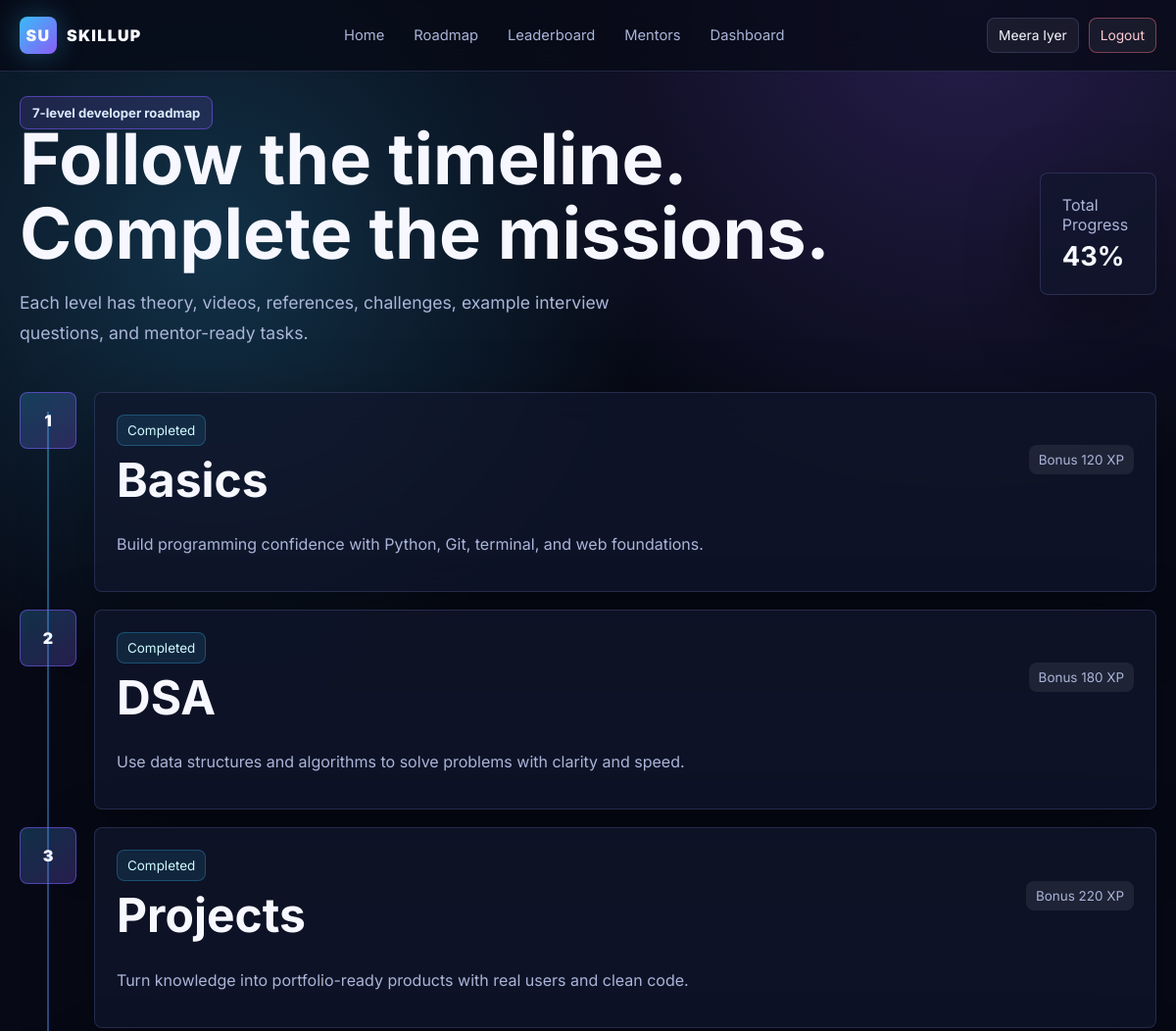
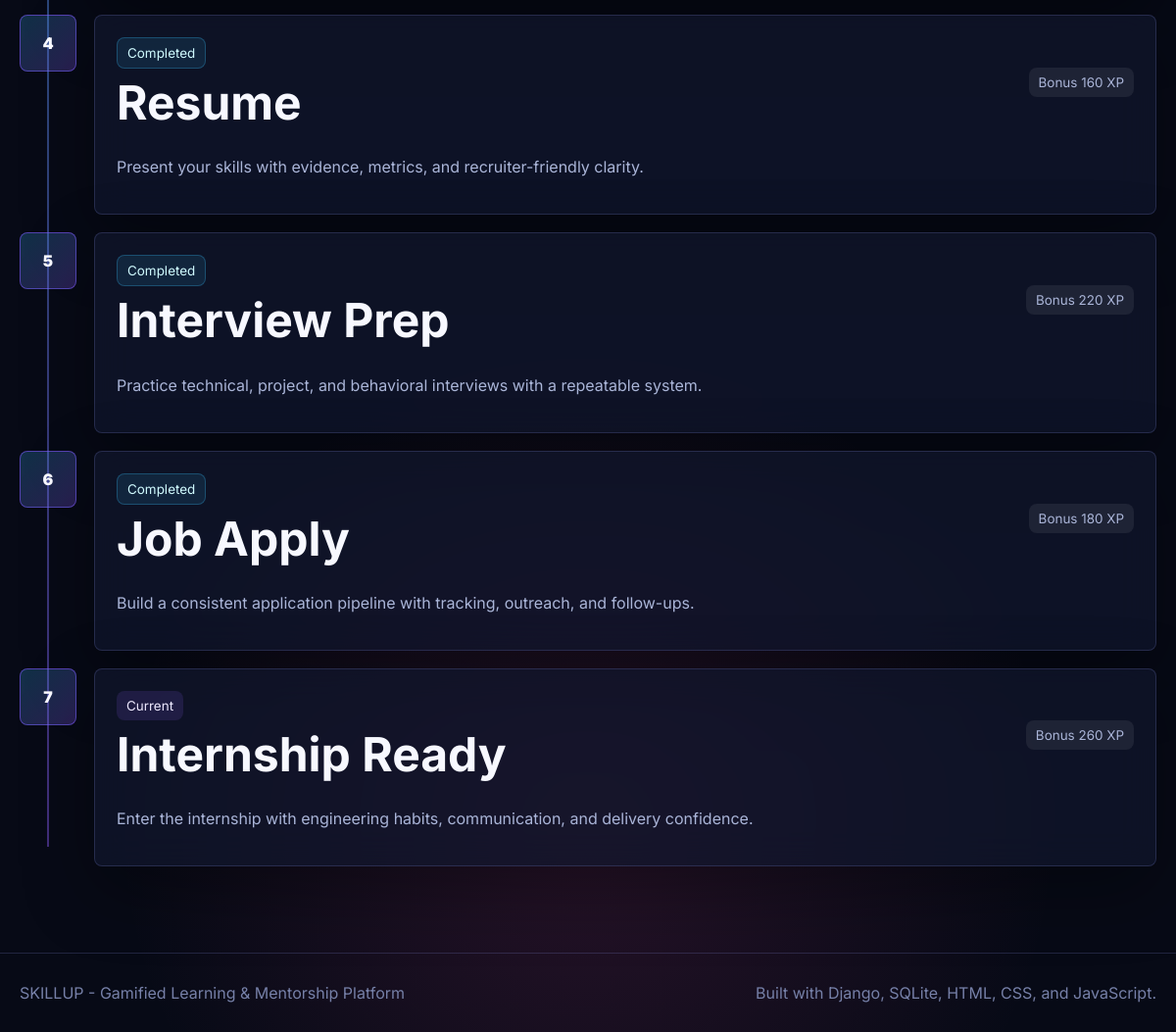
The page /roadmap/ (signed in) on the database its author committed (2 pictures, top to bottom).
### learning/models.py (models this page shows, shortened)
class Level(models.Model):
    number = models.PositiveSmallIntegerField(unique=True)
    title = models.CharField(max_length=80)
    tagline = models.CharField(max_length=180)
    xp_reward = models.PositiveIntegerField(default=250)
    theory = models.TextField()
    mini_project = models.TextField()
    example_questions = models.TextField()
    class Meta:
        ordering = ['number']

### learning/views.py (the view)
# urls.py: path('roadmap/', views.roadmap, name='roadmap'),
@login_required
def roadmap(request):
    snapshot = progress_snapshot(request.user)
    completed_levels = set(UserLevelProgress.objects.filter(user=request.user, completed=True).values_list('level_id', flat=True))
    return render(request, 'learning/roadmap.html', {**snapshot, 'completed_levels': completed_levels})

### learning/models.py (called while the page is built, shortened)
    def refresh_level(self):
        completed = UserLevelProgress.objects.filter(user=self.user, completed=True).count()
        self.current_level = min(completed + 1, 7)
        self.save(update_fields=['current_level'])

    def touch_streak(self):
        today = timezone.localdate()
        if self.last_active == today:
            return

### learning/views.py (called while the page is built)
def ensure_profile(user):
    profile, _ = Profile.objects.get_or_create(
        user=user,
        defaults={'avatar': ''.join(part[:1] for part in (user.first_name or user.username).split())[:2].upper() or 'SU'},
    )
    profile.touch_streak()
    return profile

def progress_snapshot(user):
    levels = Level.objects.prefetch_related('tasks').all()
    total_tasks = sum(level.tasks.count() for level in levels) or 1
    completed_tasks = TaskCompletion.objects.filter(user=user).count()
    profile = ensure_profile(user)
    profile.refresh_level()
    percent = round((completed_tasks / total_tasks) * 100)
    current = Level.objects.filter(number=profile.current_level).first() or levels.last()
    return {
        'levels': levels,
        'total_tasks': total_tasks,
        'completed_tasks': completed_tasks,
        'progress_percent': percent,
        'profile': profile,
        'current_level': current,
    }

### templates/learning/roadmap.html (shortened to what this page needs)
{% extends 'base.html' %}
{% block content %}
<main class="page">
  <div class="container stack" style="gap:26px">
    <section class="split">
      <div>
        <span class="eyebrow">7-level developer roadmap</span>
        <h1>Follow the timeline. Complete the missions.</h1>
        <p class="lead">Each level has theory, videos, references, challenges, example interview questions, and mentor-ready tasks.</p>
      </div>
      <div class="glass card stat"><span class="muted">Total Progress</span><b>{{ progress_percent }}%</b></div>
    </section>
    <section class="timeline">
      {% for level in levels %}
        <article class="level-row {% if level.number > profile.current_level|add:'1' %}locked{% endif %}">
          <div class="level-node">{{ level.number }}</div>
          <a class="glass card stack" href="{% url 'level_detail' level.number %}">
            <div class="split">
              <div>
                <span class="pill {% if level.id in completed_levels %}badge{% else %}badge-violet{% endif %}">
                  {% if level.id in completed_levels %}Completed{% elif level.number == profile.current_level %}Current{% else %}Upcoming{% endif %}
                </span>
                <h2 style="margin-top:10px">{{ level.title }}</h2>
              </div>
              <span class="pill">Bonus {{ level.xp_reward }} XP</span>
            </div>
            <p class="muted">{{ level.tagline }}</p>
          </a>
        </article>
      {% endfor %}
    </section>
  </div>
</main>
{% endblock %}

### templates/base.html (shortened to what this page needs)
{% load static %}
<!doctype html>
<html lang="en">
<head>
  <link rel="stylesheet" href="{% static 'skillup/css/app.css' %}">
</head>
<body>
  <nav class="navbar">
    <div class="container nav-inner">
      <a class="brand" href="{% url 'home' %}">
        <span class="brand-mark">SU</span>
        <span>SKILLUP</span>
      </a>
      <div class="nav-links">
        <a href="{% url 'home' %}">Home</a>
        <a href="{% url 'roadmap' %}">Roadmap</a>
        <a href="{% url 'leaderboard' %}">Leaderboard</a>
        <a href="{% url 'mentors' %}">Mentors</a>
        {% if user.is_authenticated %}<a href="{% url 'dashboard' %}">Dashboard</a>{% endif %}
      </div>
      <div class="nav-actions">
        {% if user.is_authenticated %}
          <a class="btn btn-sm" href="{% url 'profile' %}">{{ user.first_name|default:user.username }}</a>
          <form method="post" action="{% url 'logout' %}">{% csrf_token %}<button class="btn btn-sm btn-danger">Logout</button></form>
        {% else %}
          <a class="btn btn-sm" href="{% url 'login' %}">Login</a>
          <a class="btn btn-sm btn-primary" href="{% url 'signup' %}">Join Free</a>
        {% endif %}
      </div>
    </div>
  </nav>
  {% block content %}{% endblock %}
  <footer>
    <div class="container split">
      <span>SKILLUP - Gamified Learning & Mentorship Platform</span>
      <span>Built with Django, SQLite, HTML, CSS, and JavaScript.</span>
    </div>
  </footer>
</body>
</html>

### static/skillup/css/app.css (style rules this page uses)
:root { --bg: #070a16; --panel: rgba(17, 23, 45, 0.72); --panel-strong: rgba(23, 30, 58, 0.92); --line: rgba(148, 163, 255, 0.18); --line-hot: rgba(124, 92, 255, 0.55); --text: #f7f8ff; --muted: #aab5d8; --soft: #7680a8; --blue: #38bdf8; --violet: #8b5cf6; --pink: #ec4899; --green: #34d399; --yellow: #facc15; --danger: #fb7185; --shadow: 0 24px 70px rgba(0, 0, 0, 0.35); --radius: 8px; }
* { box-sizing: border-box; }
html { scroll-behavior: smooth; }
body { margin: 0; min-height: 100vh; font-family: Inter, system-ui, sans-serif; color: var(--text); background: radial-gradient(circle at 18% 12%, rgba(56, 189, 248, 0.22), transparent 28rem), radial-gradient(circle at 82% 0%, rgba(139, 92, 246, 0.24), transparent 32rem), radial-gradient(circle at 50% 90%, rgba(236, 72, 153, 0.14), transparent 30rem), var(--bg); }
a { color: inherit; text-decoration: none; }
button, input, textarea, select { font: inherit; }
.container { width: min(1160px, calc(100% - 32px)); margin: 0 auto; }
.stack { display: grid; gap: 14px; }
.split { display: flex; justify-content: space-between; gap: 16px; align-items: center; }
.muted { color: var(--muted); }
.page { padding: 104px 0 48px; }
.navbar { position: fixed; inset: 0 0 auto; z-index: 50; border-bottom: 1px solid var(--line); background: rgba(7, 10, 22, 0.76); backdrop-filter: blur(18px); }
.nav-inner { height: 72px; display: flex; align-items: center; justify-content: space-between; gap: 20px; }
.brand { display: flex; align-items: center; gap: 10px; font-weight: 900; letter-spacing: 0.08em; }
.brand-mark { width: 38px; height: 38px; display: grid; place-items: center; border-radius: var(--radius); background: linear-gradient(135deg, var(--blue), var(--violet)); box-shadow: 0 0 28px rgba(56, 189, 248, 0.32); }
.nav-links { display: flex; gap: 6px; align-items: center; }
.nav-links a { padding: 10px 12px; border-radius: var(--radius); color: var(--muted); font-size: 0.92rem; transition: 0.2s ease; }
.nav-actions { display: flex; gap: 10px; align-items: center; }
.btn { border: 1px solid var(--line); color: var(--text); background: rgba(255, 255, 255, 0.06); border-radius: var(--radius); padding: 11px 15px; display: inline-flex; align-items: center; justify-content: center; gap: 8px; cursor: pointer; min-height: 42px; transition: transform 0.2s ease, border 0.2s ease, background 0.2s ease; }
.btn-danger { border-color: rgba(251, 113, 133, 0.45); color: #fecdd3; }
.btn-sm { min-height: 36px; padding: 8px 11px; font-size: 0.86rem; }
.eyebrow { width: fit-content; padding: 8px 12px; border: 1px solid var(--line-hot); border-radius: var(--radius); background: rgba(139, 92, 246, 0.14); color: #dbeafe; font-weight: 700; font-size: 0.82rem; }
h1, h2, h3 { margin: 0; line-height: 1.05; letter-spacing: 0; }
h1 { font-size: clamp(2.8rem, 6vw, 5.8rem); }
h2 { font-size: clamp(2rem, 4vw, 3.2rem); }
.lead { color: var(--muted); font-size: 1.1rem; line-height: 1.8; max-width: 680px; }
.glass { border: 1px solid var(--line); background: var(--panel); backdrop-filter: blur(18px); border-radius: var(--radius); box-shadow: var(--shadow); }
.card { padding: 22px; transition: transform 0.2s ease, border 0.2s ease; }
.stat { display: grid; gap: 6px; }
.stat b { font-size: 1.7rem; }
.pill { display: inline-flex; align-items: center; width: fit-content; gap: 7px; padding: 7px 10px; border-radius: var(--radius); background: rgba(255, 255, 255, 0.07); color: var(--muted); font-size: 0.84rem; }
.badge { color: #cffafe; border: 1px solid rgba(56, 189, 248, 0.28); background: rgba(56, 189, 248, 0.11); }
.badge-violet { color: #ede9fe; border-color: rgba(139, 92, 246, 0.34); background: rgba(139, 92, 246, 0.14); }
.timeline { position: relative; display: grid; gap: 18px; }
.timeline::before { content: ""; position: absolute; left: 28px; top: 20px; bottom: 20px; width: 2px; background: linear-gradient(var(--blue), var(--violet)); opacity: 0.45; }
.level-row { position: relative; display: grid; grid-template-columns: 58px 1fr; gap: 18px; align-items: stretch; }
.level-node { width: 58px; height: 58px; display: grid; place-items: center; border-radius: var(--radius); background: linear-gradient(135deg, rgba(56, 189, 248, 0.22), rgba(139, 92, 246, 0.26)); border: 1px solid var(--line-hot); z-index: 2; font-weight: 900; }
footer { padding: 30px 0; color: var(--soft); border-top: 1px solid var(--line); margin-top: 40px; }

### rows shown on the page
Level: number "1", shows "Completed", title "Basics", xp_reward "120", tagline "Build programming confidence with Python, Git, terminal, and web foundations."
Level: number "2", shows "Completed", title "DSA", xp_reward "180", tagline "Use data structures and algorithms to solve problems with clarity and speed."
Level: number "3", shows "Completed", title "Projects", xp_reward "220", tagline "Turn knowledge into portfolio-ready products with real users and clean code."
Level: number "4", shows "Completed", title "Resume", xp_reward "160", tagline "Present your skills with evidence, metrics, and recruiter-friendly clarity."
Level: number "5", shows "Completed", title "Interview Prep", xp_reward "220", tagline "Practice technical, project, and behavioral interviews with a repeatable system."
Level: number "6", shows "Completed", title "Job Apply", xp_reward "180", tagline "Build a consistent application pipeline with tracking, outreach, and follow-ups."
Level: number "7", shows "Current", title "Internship Ready", xp_reward "260", tagline "Enter the internship with engineering habits, communication, and delivery confidence."

### other values the page prints
{{ user.first_name|default:user.username }} "Meera Iyer"
{{ progress_percent }} "43"
